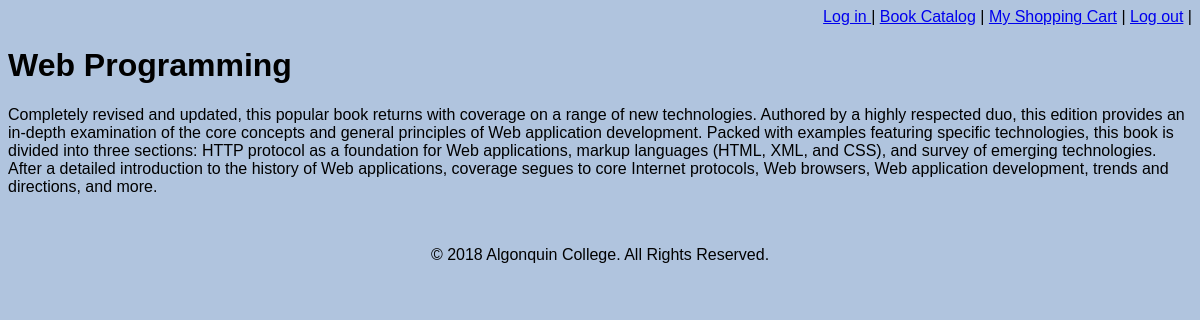
The page /BookDetail.php?BookId=1 on the database its author committed.
### tables this page shows
CREATE TABLE IF NOT EXISTS Book (
  BookId int(11) NOT NULL AUTO_INCREMENT,
  Title varchar(127) NOT NULL,
  Description text,
  Price decimal(10,0) NOT NULL,
  PRIMARY KEY (BookId)
);

### Common/Functions.php (called while the page is built, shortened)
<?php
function getBookInfo($bookID)
{
    $dbConnection = parse_ini_file("Common/db_connection.ini");
    extract($dbConnection);
    $myPdo = new PDO($dsn, $user, $password);
    $stmt = $myPdo->prepare("SELECT Title, Description FROM Book WHERE BookId=:bookId");
    $stmt->execute(['bookId' => $bookID]);
    foreach ($stmt as $row) {
        $book = new BookInfo($row['Title'],$row['Description']);
        return $book;
    }
}

### Common/Classes.php (called while the page is built, shortened)
<?php
Class BookInfo
{
 private $title;
 private $description;
    public function __construct($title, $description)
    {
        $this->title = $title;
        $this->description = $description;
    }
    public function getTitleInfo()
    {
        return $this->title;
    }
    public function getDescriptionInfo()
    {
        return $this->description;
    }
}

### BookDetail.php (the view, shortened to what this page needs)
<?php
include("./Common/Functions.php");
include("./Common/PageHeader.php");
include ("Common/Classes.php");
$bookID = $_GET['BookId'];
$retrievedBook = getBookInfo($bookID);
$Title = $retrievedBook->getTitleInfo();
$Description = $retrievedBook->getDescriptionInfo();
?>
<h1><?php echo$Title; ?></h1>
<p><?php echo $Description;?></p>
<?php include("./Common/PageFooter.php");?>

### Common/PageHeader.php (shortened to what this page needs)
<html>
<head>
	<link rel = 'stylesheet' type = 'text/css' href = 'Styles.css' />
</head>
<body>
	<p align=right><a href='Login.php'>Log in </a> |
					<a href='BookCatalog.php'>Book Catalog</a> |
	 			   <a href='ShoppingCart.php'>My Shopping Cart</a> |
				   <a href='Logout.php'>Log out</a> |
	<br/>

### Common/PageFooter.php
<br/>
<p align=center> &copy; 2018 Algonquin College. All Rights Reserved.</p>
</body>
</html>

### Contents/Styles.css (style rules this page uses)
body { font-family: arial, sans-serif; background-color:#b0c4de }

### rows shown on the page
book: Title "Web Programming", Description "Completely revised and updated, this popular book returns with coverage on a range of new technologies. Authored by a highly respected duo, this edition provides an in-depth examination of the core concepts and general principles of Web application development. Packed with examples featuring specific technologies, this book is divided into three sections: HTTP protocol as a foundation for Web applications, markup languages (HTML, XML, and CSS), and survey of emerging technologies. After a detailed introduction to the history of Web applications, coverage segues to core Internet protocols, Web browsers, Web application development, trends and directions, and more."
